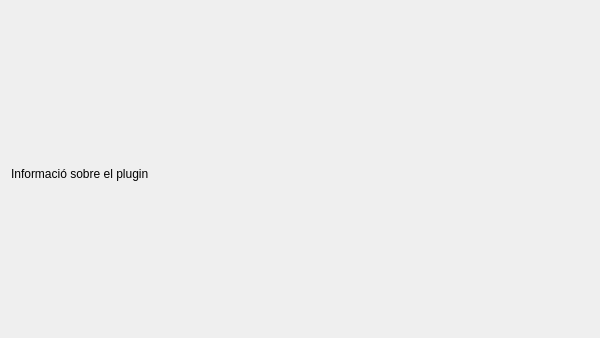
<?xml version="1.0" encoding="UTF-8"?>
<ui version="4.0">
 <class>Dialog</class>
 <widget class="QDialog" name="Dialog">
  <property name="geometry">
   <rect>
    <x>0</x>
    <y>0</y>
    <width>600</width>
    <height>338</height>
   </rect>
  </property>
  <property name="minimumSize">
   <size>
    <width>300</width>
    <height>200</height>
   </size>
  </property>
  <property name="maximumSize">
   <size>
    <width>800</width>
    <height>400</height>
   </size>
  </property>
  <property name="windowTitle">
   <string>Sobre</string>
  </property>
  <layout class="QGridLayout" name="gridLayout">
   <item row="1" column="0">
    <widget class="QLabel" name="label_info">
     <property name="font">
      <font>
       <pointsize>9</pointsize>
      </font>
     </property>
     <property name="autoFillBackground">
      <bool>false</bool>
     </property>
     <property name="text">
      <string>Informació sobre el plugin</string>
     </property>
     <property name="alignment">
      <set>Qt::AlignLeading|Qt::AlignLeft|Qt::AlignTop</set>
     </property>
    </widget>
   </item>
   <item row="0" column="0">
    <widget class="QLabel" name="label_banner">
     <property name="maximumSize">
      <size>
       <width>16777215</width>
       <height>150</height>
      </size>
     </property>
     <property name="autoFillBackground">
      <bool>true</bool>
     </property>
     <property name="frameShape">
      <enum>QFrame::NoFrame</enum>
     </property>
     <property name="frameShadow">
      <enum>QFrame::Sunken</enum>
     </property>
     <property name="text">
      <string/>
     </property>
     <property name="pixmap">
      <pixmap>:/lib/qlib3/base/images/icgc_banner.png</pixmap>
     </property>
     <property name="scaledContents">
      <bool>true</bool>
     </property>
     <property name="wordWrap">
      <bool>false</bool>
     </property>
    </widget>
   </item>
  </layout>
 </widget>
 <resources/>
 <connections/>
</ui>
